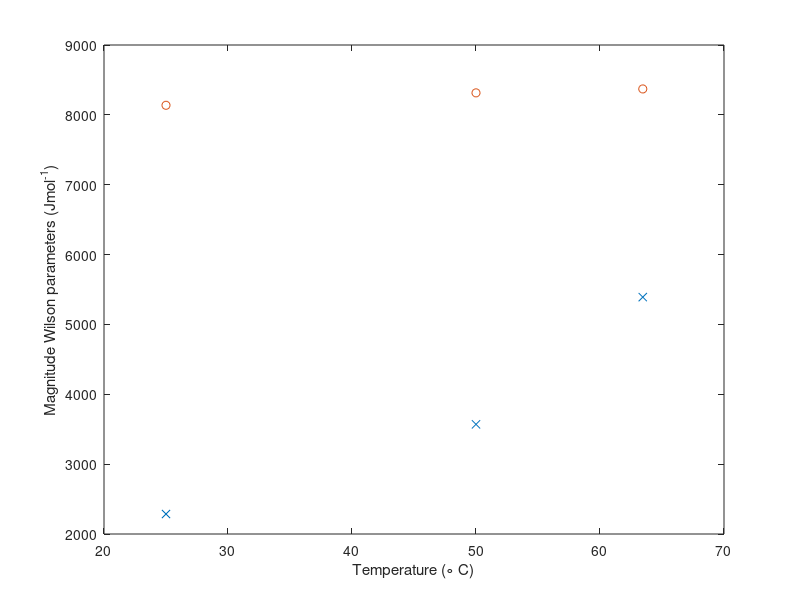

Recreate this plot in MATLAB.
l1 = [2286,3570, 5391];
l2 = [8137,8315,8371];
T = [25,50, 63.45];

plot(T, l1, 'x', T, l2, 'o')

f = polyfit(T, l1, 1);
fp4 = f(1)*132.45 + f(2);

g = polyfit(T, l2, 1);
gp4 = g(1)*132.45 + g(2);

xlabel('Temperature (\circ C)')
ylabel('Magnitude Wilson parameters (Jmol^{-1})')